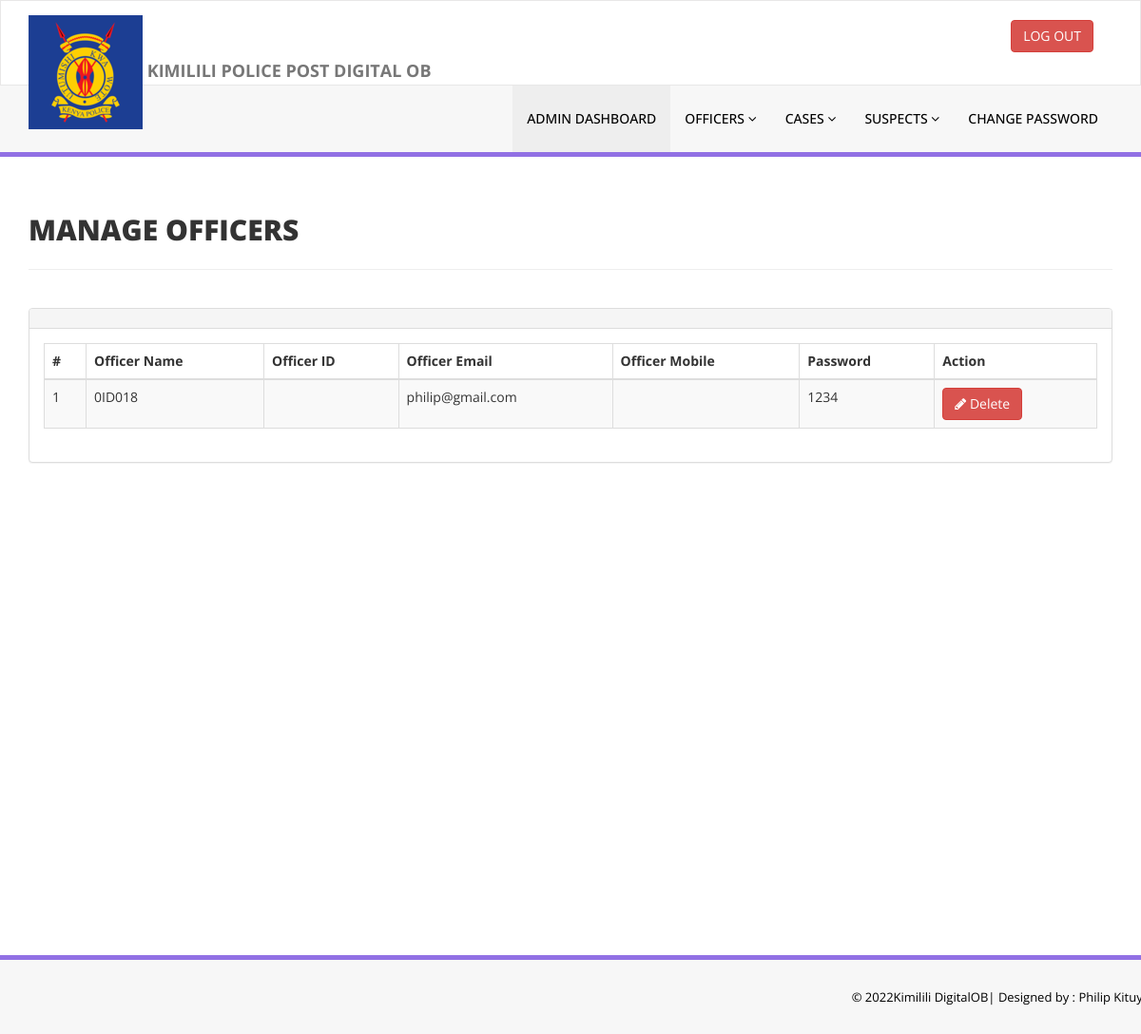
The page /admin/manage-officers.php (signed in) on the database its author committed.
### tables this page shows
CREATE TABLE `officerstbl` (
  `id` int(11) NOT NULL,
  `OfficerId` varchar(100) DEFAULT NULL,
  `FullName` varchar(120) DEFAULT NULL,
  `EmailId` varchar(120) DEFAULT NULL,
  `MobileNumber` char(11) DEFAULT NULL,
  `Password` varchar(120) DEFAULT NULL,
  `Status` int(1) DEFAULT NULL,
  `RegDate` timestamp NULL DEFAULT CURRENT_TIMESTAMP,
  `UpdationDate` timestamp NULL DEFAULT NULL ON UPDATE CURRENT_TIMESTAMP
);

### admin/manage-officers.php (the view, shortened to what this page needs)
<?php
include('includes/config.php');
if(strlen($_SESSION['alogin'])==0)
    {
header('location:index.php');
}
else{
    ?>
<!DOCTYPE html>
<html xmlns="http://www.w3.org/1999/xhtml">
<head>
    <link href="assets/css/bootstrap.css" rel="stylesheet" />
    <link href="assets/css/font-awesome.css" rel="stylesheet" />
    <link href="assets/js/dataTables/dataTables.bootstrap.css" rel="stylesheet" />
    <link href="assets/css/style.css" rel="stylesheet" />
</head>
<body>
<?php include('includes/header.php');?>
    <div class="content-wrapper">
         <div class="container">
        <div class="row pad-botm">
            <div class="col-md-12">
                <h2 class="header-line">MANAGE OFFICERS </h2>
    </div>
     <div class="row">
</div>
        </div>
            <div class="row">
                <div class="col-md-12">
                    <div class="panel panel-default">
                        <div class="panel-heading">
                        </div>
                        <div class="panel-body">
                            <div class="table-responsive">
                                <table class="table table-striped table-bordered table-hover" id="dataTables-example">
                                    <thead>
                                        <tr>
                                            <th>#</th>
                                            <th>Officer Name</th>
                                            <th>Officer ID</th>
                                            <th>Officer Email</th>
                                            <th>Officer Mobile</th>
                                            <th>Password</th>
                                            <th>Action</th>
                                        </tr>
                                    </thead>
                                    <tbody>
<?php $sql = "SELECT * from  officerstbl";
$query = $dbh -> prepare($sql);
$query->execute();
$results=$query->fetchAll(PDO::FETCH_OBJ);
$cnt=1;
if($query->rowCount() > 0)
{
foreach($results as $result)
{               ?>
                                        <tr class="odd gradeX">
                                            <td class="center"><?php echo htmlentities($cnt);?></td>
                                            <td class="center"><?php echo htmlentities($result->OfficerId);?></td>
                                            <td class="center"><?php echo htmlentities($result->FullName);?></td>
                                            <td class="center"><?php echo htmlentities($result->EmailId);?></td>
                                            <td class="center"><?php echo htmlentities($result->MobileNumber);?></td>
                                            <td class="center"><?php echo htmlentities($result->Password);?></td>
                                            <td class="center">
                                          <a href="manage-officers.php?del=<?php echo htmlentities($result->id);?>" onclick="return confirm('Are you sure you want to delete?');"" >  <button class="btn btn-danger"><i class="fa fa-pencil"></i> Delete</button>
                                            </td>
                                        </tr>
 <?php $cnt=$cnt+1;}} ?>
                                    </tbody>
                                </table>
                            </div>
                        </div>
                    </div>
                </div>
            </div>
    </div>
    </div>
  <?php include('includes/footer.php');?>
</body>
</html>
<?php } ?>

### admin/assets/css/style.css (style rules this page uses)
.content-wrapper { margin-top: 40px; min-height:800px; padding-bottom:90px; }
.header-line { font-weight:900; padding-bottom:25px; border-bottom:1px solid #eeeeee; text-transform:uppercase; }
.pad-botm { padding-bottom:30px; }

### rows shown on the page
officerstbl: OfficerId "0ID018", EmailId "philip@gmail.com", Password "1234"
